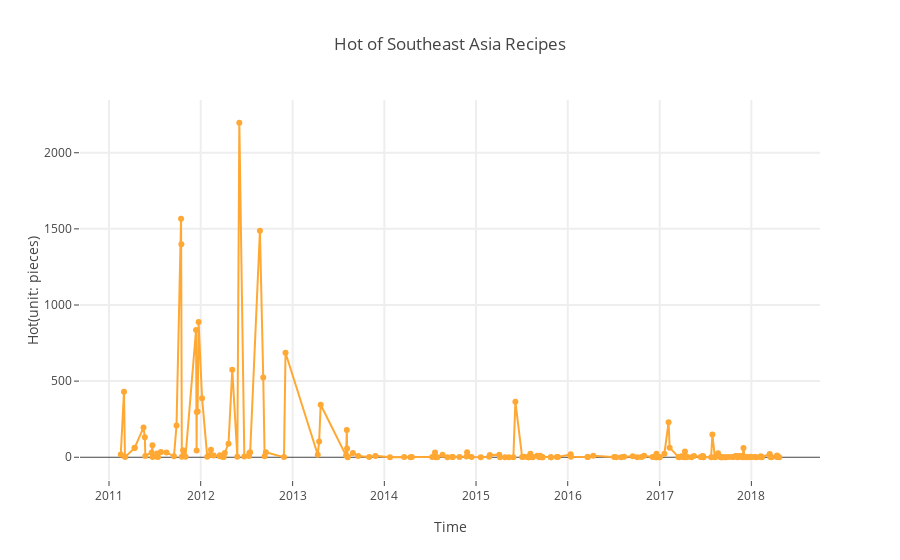

The notebook cell saved with this chart:
### Markdown cell above
# 1. 东南亚、韩式、日式、西式菜谱年度热门趋势图
# 1. The Hot Trend of Southeastern, Korean, Japanese and Western Recipes

### Code cell
df1_hot = df1.sort_values(by = 'time', ascending = False)
data_trend1 = [go.Scatter(
    x = df1_hot['time'],
    y = df1_hot['hot'].values,
    mode = 'lines+markers',
    name = 'lines+markers',
    text = df1_hot['name'],
    marker=dict(
        color='rgb(255,168,52)',
        line=dict(
            color='rgb(8,48,107)'
        )
    ),

)]

layout = dict(title = 'Hot of Southeast Asia Recipes',
              xaxis= dict(
                title= 'Time',
                ticklen= 5,
                zeroline= False,
                gridwidth= 2,
              ),
              yaxis=dict(
                title= 'Hot(unit: pieces)',
                ticklen= 5,
                gridwidth= 2,
              )
             )

fig = dict(data=data_trend1, layout=layout)
iplot(fig)

### Figure 1 — Plotly figure (JSON) as saved in the notebook; plotly's stock layout.template omitted (floating-point values rounded to 4 significant figures; data arrays with more than 128 entries replaced by an {"elided": "..."} marker saying what was removed)
{"data": [{"marker": {"color": "rgb(255,168,52)", "line": {"color": "rgb(8,48,107)"}}, "mode": "lines+markers", "name": "lines+markers", "text": {"elided": "197 str values"}, "type": "scatter", "x": {"elided": "197 str values"}, "y": {"elided": "197 int values"}}], "layout": {"title": "Hot of Southeast Asia Recipes", "xaxis": {"gridwidth": 2, "ticklen": 5, "title": "Time", "zeroline": false}, "yaxis": {"gridwidth": 2, "ticklen": 5, "title": "Hot(unit: pieces)"}}}
